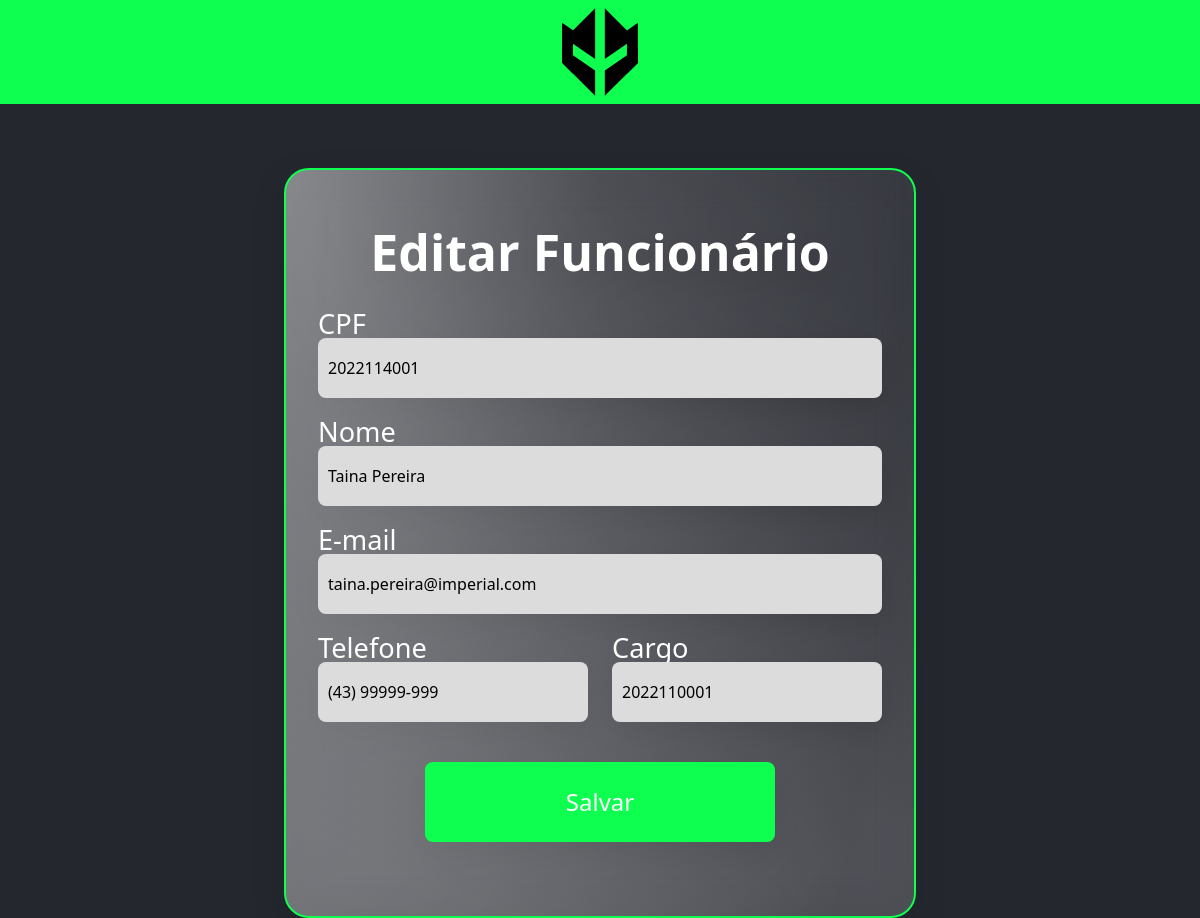
Page /editarFuncionario.php?cpf=2022114001 on the committed database.
### tables this page shows
CREATE TABLE funcionario (
  cpf VARCHAR(14) NOT NULL,
  nome VARCHAR(100),
  telefone VARCHAR(14),
  email VARCHAR(100),
  senha VARCHAR(255),
  idCargo INTEGER,
  idEndereco INTEGER, 
  PRIMARY KEY (cpf),
  FOREIGN KEY (idCargo) REFERENCES cargo(id),
  FOREIGN KEY (idEndereco) REFERENCES endereco(id)
);

### editarFuncionario.php (the view, shortened to what this page needs)
<!DOCTYPE html>
<html lang="pt-BR">
<head>
    <link rel="stylesheet" href="./css/style.css">
    <link href="https://cdn.jsdelivr.net/npm/bootstrap@5.2.2/dist/css/bootstrap.min.css" rel="stylesheet">
</head>
<body>
    <header>
        <a href="#">
            <img src="./img/Logo.svg" alt="Loga do time Imperial eSports">
        </a>
    </header>
    <?php
      include_once("./db/connectDB.php");
      $sql = "SELECT * FROM funcionario WHERE cpf = ".$_REQUEST['cpf'];
      $res = $conn->query($sql);
      $row = $res->fetch_object();
    ?>
    <main>
        <div class="conteudo medio text-center">
            <h1 class="titulo">Editar Funcionário</h1>
            <form action="./salvarFuncionario.php" method="post">
                <div class="row">
                    <div class="col">
                        <label for="id">CPF</label>
                        <input type="text" required name="id" value="<?php print $row->cpf ?>">
                    </div>
                </div>
                <div class="row">
                    <div class="col">
                        <label for="nome">Nome</label>
                        <input type="text" required name="nome" value="<?php print $row->nome ?>">
                    </div>
                </div>
                <div class="row">
                    <div class="col">
                        <label for="email">E-mail</label>
                        <input type="email" required name="email" value="<?php print $row->email ?>">
                    </div>
                </div>
                <div class="row">
                    <div class="col">
                        <label for="telefone">Telefone</label>
                        <input type="text" name="telefone" value="<?php print $row->telefone ?>">
                    </div>
                    <div class="col">
                        <label for="cargo">Cargo</label>
                        <input type="text" name="cargo" value="<?php print $row->idCargo ?>">
                    </div>
                </div>
                <div class="row">
                    <div class="col">
                        <input type="submit" value="Salvar">
                    </div>
                </div>
            </form>
        </div>
    </main>
</body>
</html>

### css/style.css (style rules this page uses)
* { margin: 0; padding: 0; box-sizing: border-box; }
body { background-color: #25272F !important; color: #FFF !important; font-family: 'Roboto', sans-serif; height: 100vh; max-width: 100vw; }
header { background-color: #0FFF50; height: 6.5rem; display: flex; justify-content: center; align-items: center; }
header img { height: 6rem; }
.conteudo { background: radial-gradient(97.66% 97.66% at 50% 2.34%, rgba(255, 255, 255, 0) 0%, rgba(255, 255, 255, 0.2) 100%), radial-gradient(97.57% 210.75% at 0.9% 2.98%, rgba(255, 255, 255, 0.4) 0%, rgba(255, 255, 255, 0) 100%); filter: drop-shadow(0px 11px 14px rgba(0, 0, 0, 0.25)); backdrop-filter: blur(21px); border-radius: 25px; border: 2px solid #0FFF50; padding: 2rem; color: #FFF; }
.medio { margin: 4rem auto; min-height: 46.875rem; width: 39.5rem; }
.titulo { margin-top: 1.25rem; text-align: center; font-size: 3.125rem; font-weight: 600; }
.conteudo label { width: 100%; margin: 1.25rem 0 0 0; font-size: 1.7rem; line-height: 28px; display: flex; }
.conteudo input, .conteudo textarea { padding: 0 0.625rem; width: 100%; height: 3.75rem; background-color: #DCDCDC; border: none; border-radius: 8px; }
.conteudo input[type="submit"] { background-color: #0FFF50; height: 5rem; width: 21.875rem; color: #FFF; font-size: 24px; font-weight: 500; display: flex; justify-content: center; align-items: center; margin: 0 auto; margin-top: 40px; cursor: pointer; transition-delay: 50ms; }

### rows in the picture
funcionario: id "2022114001", nome "Taina Pereira", email "taina.pereira@imperial.com", telefone "(43) 99999-999", cargo "2022110001"
